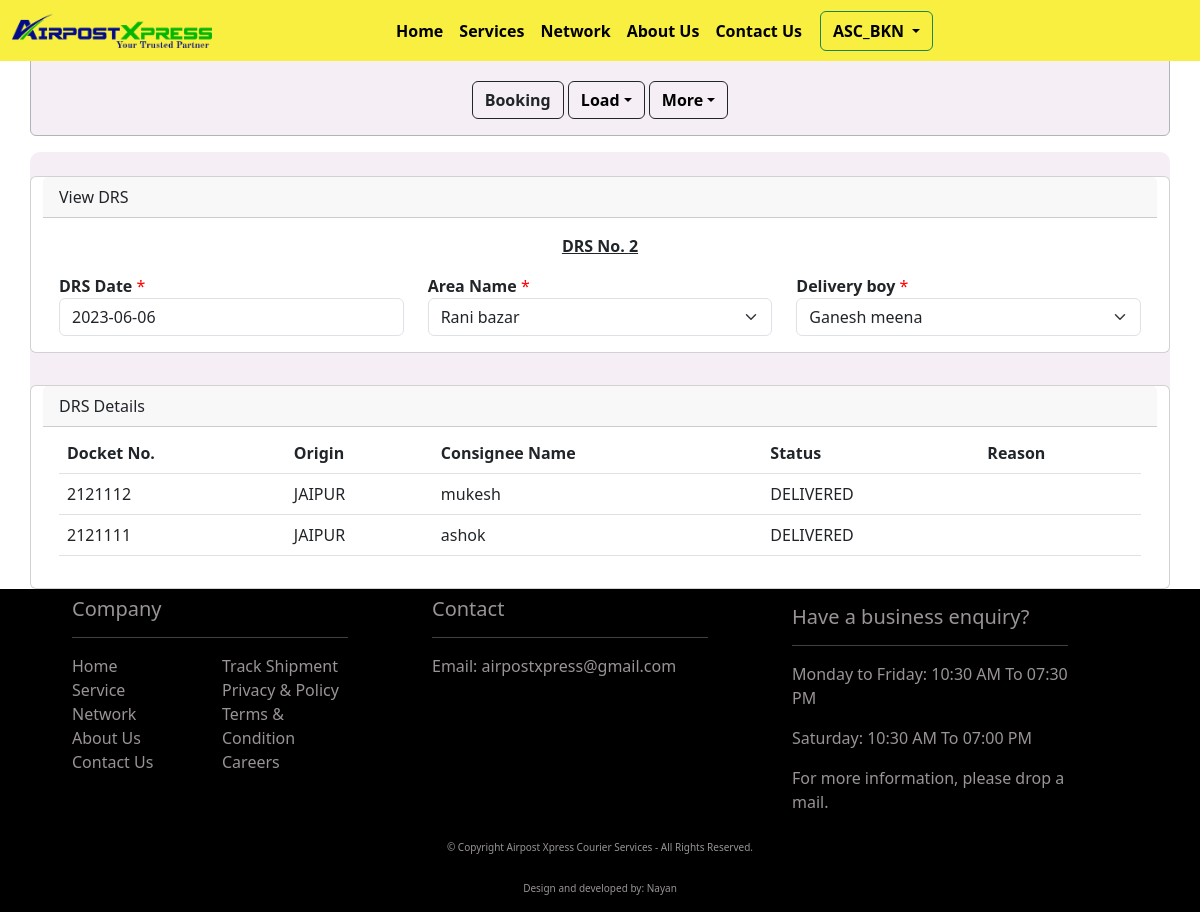
The page /view_drs/2 (signed in) on the database its author committed.
### api/models.py (models this page shows, shortened)
class DrsMaster(models.Model):
    drs_no = models.CharField(max_length=25, blank=False, null=True)
    date = models.DateTimeField(blank=True, null=True)
    area_name = models.ForeignKey(AreaMaster, on_delete=models.CASCADE ,blank=False, null=True)
    deliveryboy_name = models.ForeignKey(DeliveryBoyMaster, on_delete=models.CASCADE ,blank=False, null=True)
    status = models.CharField(max_length=25, choices=DRS_STATUS, blank=True, null=True)
    user = models.ForeignKey(User, on_delete=models.CASCADE, blank=False, null=False)
    created_at = models.DateTimeField(auto_now_add=True, null=True, blank=True)
    updated_at = models.DateTimeField(auto_now=True, null=True)
    class Meta:
        verbose_name_plural = "DRS Master"

class AreaMaster(models.Model):
    area_name = models.CharField(max_length=350, blank=False, null=True)
    pincode = models.ForeignKey(BranchNetwork, on_delete=models.CASCADE, blank=False, null=True, related_name="pin_code")
    user = models.ForeignKey(User, on_delete=models.CASCADE, blank=False, null=True, related_name="user_details")
    created_at = models.DateTimeField(auto_now_add=True, null=True)
    class Meta:
        verbose_name_plural = "Area Master"
    def __str__(self):
        return self.area_name

class DeliveryBoyMaster(models.Model):
    delivery_boy_name = models.CharField(max_length=256, blank=False, null=True)
    mobile_number = models.CharField(max_length=15, blank=False, null=False)
    alternate_number = models.CharField(max_length=15, blank=True, null=True)
    email = models.CharField(max_length=50, blank=True, null=True)
    area_name = models.ForeignKey(AreaMaster, on_delete=models.CASCADE ,blank=False, null=True, related_name="area_names")
    user = models.ForeignKey(User, on_delete=models.CASCADE, blank=False, null=True, related_name="user_detail")
    created_at = models.DateTimeField(auto_now_add=True, null=True)
    class Meta:
        verbose_name_plural = "Delivery Boy Details"
    def __str__(self):
        return self.delivery_boy_name

class DrsTransactionHistory(models.Model):
    docket_number = models.CharField(max_length=40, blank=False, null=True)
    origin = models.CharField(max_length=60, blank=True, null=True)
    consignee_name = models.CharField(max_length=256, blank=True, null=True)
    drs_number = models.CharField(max_length=40, blank=True, null=True)
    status = models.ForeignKey(ParcelStatus, on_delete=models.CASCADE, blank=False, null=True)
    reason = models.TextField(max_length=500, blank=True, null=True)
    user = models.ForeignKey(User, models.CASCADE, blank=False, null=True)
    created_at = models.DateTimeField(auto_now_add=True, null=True, blank=True)
    updated_at = models.DateTimeField(auto_now=True, null=True, blank=True)
    class Meta:
        verbose_name_plural = "DRS Transaction History"

class ParcelStatus(models.Model):
    name = models.CharField(max_length=256)
    class Meta:
        verbose_name_plural = "Parcel status"
    def __str__(self):
        return self.name

### api/views.py (the view)
# urls.py: path(r"view_drs/<str:drs_number>", view_drs, name="view_drs"),
@login_required(login_url="login_auth")
def view_drs(request, drs_number):
    try:
        drs_details = DrsMaster.objects.get(user=request.user, drs_no=drs_number)
        if drs_details.status == "Updated":
            drs_history = DrsTransactionHistory.objects.filter(user=request.user, drs_number=drs_number)
            return render(request, "drs_view.html", context={"header": drs_details, "history": drs_history})
        return redirect("drs")
    except Exception as e:
        log.exception(e)
        return redirect("drs")

### api/templates/drs_view.html (shortened to what this page needs)
{% extends 'base.html' %}{% load static %}{% block title %}View DRS{% endblock title %}{% block content %}
<div class="container back_color">
    <div class="row">
        <div class="card mt-4">
            <div class="col-12">
                <div class="card-header">
                    View DRS
                </div>
                <div class="card-body">
                    <form action="" method="post">
                        <div class="row justify-content-center">
                            <p class="text-center text-decoration-underline"><b>DRS No. {{ header.drs_no }}</b></p>
                            <div class="col-md-4">
                                <label for="datetime"><b>DRS Date</b>
                                    <span class="red_color">*</span>
                                </label>
                                <input type="text" id="datetime" name="datetime" class="form-control" value="{{ header.date|date:'Y-m-d' }}" />
                            </div>
                            <div class="col-md-4">
                                <label for="area_name"><b>Area Name</b>
                                    <span class="red_color">*</span>
                                </label>
                                <select class="form-select control-label" name="area_name" id="area_name" aria-label="Area Name" required>
                                    <option value="{{ header.area_name.id }}">{{ header.area_name }}</option>
                                </select>
                            </div>
                            <div class="col-md-4">
                                <label for="delivery_boy"><b>Delivery boy</b>
                                    <span class="red_color">*</span>
                                </label>
                                <select class="form-select control-label" name="delivery_boy" id="delivery_boy" aria-label="Area Name" required>
                                    <option value="{{ header.deliveryboy_name.id }}">{{ header.deliveryboy_name }}</option>
                                </select>
                            </div>
                        </div>
                    </form>
                </div>
            </div>
        </div>
    </div>
    <div class="row mt-2">
        <div class="card mt-4">
            <div class="col-12">
                <div class="card-header">
                    DRS Details
                </div>
                <div class="card-body">
                    <div class="table-responsive">
                        <table class="table" id="DrsTable">
                            <thead>
                                <tr>
                                    <th scope="col">Docket No.</th>
                                    <th scope="col">Origin</th>
                                    <th scope="col">Consignee Name</th>
                                    <th scope="col">Status</th>
                                    <th scope="col">Reason</th>
                                </tr>
                            </thead>
                            <tbody id="tbody">
                                {% for drs in history %}
                                <tr>
                                    <td>{{ drs.docket_number }}</td>
                                    <td>{{ drs.origin }}</td>
                                    <td>{{ drs.consignee_name }}</td>
                                    <td>{{ drs.status }}</td>
                                    <td>{{ drs.reason }}</td>
                                </tr>
                                {% endfor %}
                            </tbody>
                        </table>
                    </div>
                </div>
            </div>
        </div>
    </div>
</div>
{% endblock content %}

### api/templates/base.html (shortened to what this page needs)
<!DOCTYPE html>
<html lang="en">
<head>
    <meta name="viewport" content="width=device-width, initial-scale=1.0"> {% load static %}
    <link rel="stylesheet" href="{% static 'css\\index.css' %}">
    <link rel="stylesheet" href="{% static 'css\\tracking.css' %}">
    <link rel="stylesheet" href="{% static 'css\\dashboard.css' %}">
    <link href="https://cdn.jsdelivr.net/npm/bootstrap@5.3.0-alpha1/dist/css/bootstrap.min.css" rel="stylesheet">
    <link rel="stylesheet" href="https://cdnjs.cloudflare.com/ajax/libs/bootstrap-datepicker/1.9.0/css/bootstrap-datepicker.min.css" />
    <link rel="stylesheet" href="https://cdn.jsdelivr.net/npm/bootstrap-icons@1.10.3/font/bootstrap-icons.css">
</head>
<body>
    <nav class="navbar navbar-expand-lg navbar-default nav_color_spec fixed-top">
        <div class="container-fluid">
            <a class="navbar-brand" href="{% url 'home' %}">
                <img src="{% static 'img/airpost_logo.png' %}" alt="Airpost Xpress" class="img-fluid" id="nav_img">
            </a>
            <div class="collapse navbar-collapse" id="navbarSupportedContent">
                <div class="menu_btn">
                    <ul class="navbar-nav me-auto mb-2 mb-lg-0">
                        <li class="nav-item">
                            <a class="nav-link active hover-underline-animation" aria-current="page" href="{% url 'home' %}">Home</a>
                        </li>
                        <li class="nav-item">
                            <a class="nav-link hover-underline-animation" aria-current="page" href="{% url 'services' %}">Services</a>
                        </li>
                        <li class="nav-item">
                            <a class="nav-link hover-underline-animation" aria-current="page" href="{% url 'network' %}">Network</a>
                        </li>
                        <li class="nav-item">
                            <a class="nav-link hover-underline-animation" aria-current="page" href="{% url 'about_us' %}">About Us</a>
                        </li>
                        <li class="nav-item">
                            <a class="nav-link hover-underline-animation" aria-current="page" href="{% url 'ContactUS' %}">Contact Us</a>
                        </li>
                        {% if user.is_authenticated %}
                        <div class="btn-group">
                            <button type="button" class="btn btn-outline-success dropdown-toggle nav_login_btn" data-bs-toggle="dropdown" aria-expanded="false">
                                {{ user.username }}
                            </button>
                        </div>
                        {% else %}
                        <li class="nav-item">
                            <a class="btn btn-outline-success nav_login_btn" aria-current="page" href="{% url 'login_auth' %}">Login</a>
                        </li>
                        {% endif %}
                    </ul>
                </div>
            </div>
        </div>
    </nav>
    {% if user.is_authenticated %}
    <div class="container mt-5 alert alert-dark back_color">
        <div class="row justify-content-center">
            <div class="col-md-6 text-center">
                <a href="{% url 'booking_dashboard' %}" class="text-decoration-none btn btn-outline-dark mt-3"><b>Booking</b></a>
                <div class="btn-group">
                    <button type="button" class="btn btn-outline-dark mt-3 dropdown-toggle nav_login_btn mx-0" data-bs-toggle="dropdown" aria-expanded="false">Load</button>
                </div>
                <div class="btn-group">
                    <button type="button" class="btn btn-outline-dark mt-3 dropdown-toggle nav_login_btn mx-0" data-bs-toggle="dropdown" aria-expanded="false">More</button>
                </div>
            </div>
        </div>
    </div>
    {% endif %}
    {% block content %} {% endblock content %}
    <div class="container-fluid bg-black">
        <div class="row justify-content-evenly">
            <div class="col-md-3 mb-5">
                <h5 class="link-text-decor pt-2">Company</h5>
                <hr class="bold-lines">
                <div class="row">
                    <div class="col-6">
                        <a href="{% url 'home' %}" class="link-text-decor mt-5">Home</a><br>
                        <a href="{% url 'services' %}" class="link-text-decor mt-5">Service</a><br>
                        <a href="{% url 'network' %}" class="link-text-decor mt-5">Network</a><br>
                        <a href="{% url 'about_us' %}" class="link-text-decor">About Us</a><br>
                        <a href="{% url 'ContactUS' %}" class="link-text-decor">Contact Us</a><br>
                    </div>
                    <div class="col-6">
                        <a href="tracking" class="link-text-decor">Track Shipment</a><br>
                        <a href="" class="link-text-decor">Privacy & Policy</a><br>
                        <a href="" class="link-text-decor">Terms & Condition</a><br>
                        <a href="" class="link-text-decor">Careers</a><br>
                    </div>
                </div>
            </div>
            <div class="col-md-3">
                <h5 class="link-text-decor pt-2">Contact</h5>
                <hr class="bold-lines">
                <a href="mailto:airpostxpress@gmail.com" class="link-text-decor">Email: airpostxpress@gmail.com</a>
            </div>
            <div class="col-md-3">
                <h5 class="link-text-decor pt-3">Have a business enquiry?</h5>
                <hr class="bold-lines">
                <p class="link-text-decor">Monday to Friday: 10:30 AM To 07:30 PM</p>
                <p class="link-text-decor">Saturday: 10:30 AM To 07:00 PM</p>
                <p class="link-text-decor">For more information, please drop a mail.</p>
            </div>
            <br>
            <p class="link-text-decor text-center sm_in_sm">&#169; Copyright {{ today_date }} Airpost Xpress Courier Services - All Rights Reserved.</p>
            <p class="link-text-decor text-center sm_in_sm">Design and developed by: Nayan</p>
        </div>
    </div>
</body>
</html>

### api/static/css/index.css (style rules this page uses)
#nav_img { width: 200px; }
.menu_btn { padding-left: 160px; font-weight: bold; }
.nav_login_btn { color: black !important; font-weight: bold !important; margin-left: 10px !important; }
.hover-underline-animation { display: inline-block; position: relative; color: #000000 !important; }
.hover-underline-animation:after { content: ''; position: absolute; width: 100%; transform: scaleX(0); height: 2px; bottom: 0; left: 0; background-color: #07c627; transform-origin: bottom right; transition: transform 0.25s ease-out; }
.bold-lines { font-weight: bolder; color: white; }
.link-text-decor { text-decoration: none; color: rgb(154, 148, 148); }
.nav_color_spec { background: rgb(248, 239, 64); }
@media screen and (max-width: 1200px) { .sm_in_sm { padding-top: 10px; font-size: 10px; } }

### api/static/css/dashboard.css (style rules this page uses)
.table-responsive { margin-top: -10px; max-height: 450px !important; }
.back_color { background-color: rgba(240, 230, 240, 0.628) !important; border-radius: 10px; }
.red_color { color: red !important; }

### rows shown on the page
DrsMaster: drs_no "2", datetime "2023-06-06", area_name "Rani bazar", delivery_boy "Ganesh meena"
DrsTransactionHistory: docket_number "2121112", origin "JAIPUR", consignee_name "mukesh", status "DELIVERED"
DrsTransactionHistory: docket_number "2121111", origin "JAIPUR", consignee_name "ashok", status "DELIVERED"

### other values the page prints
{{ user.username }} "ASC_BKN"
